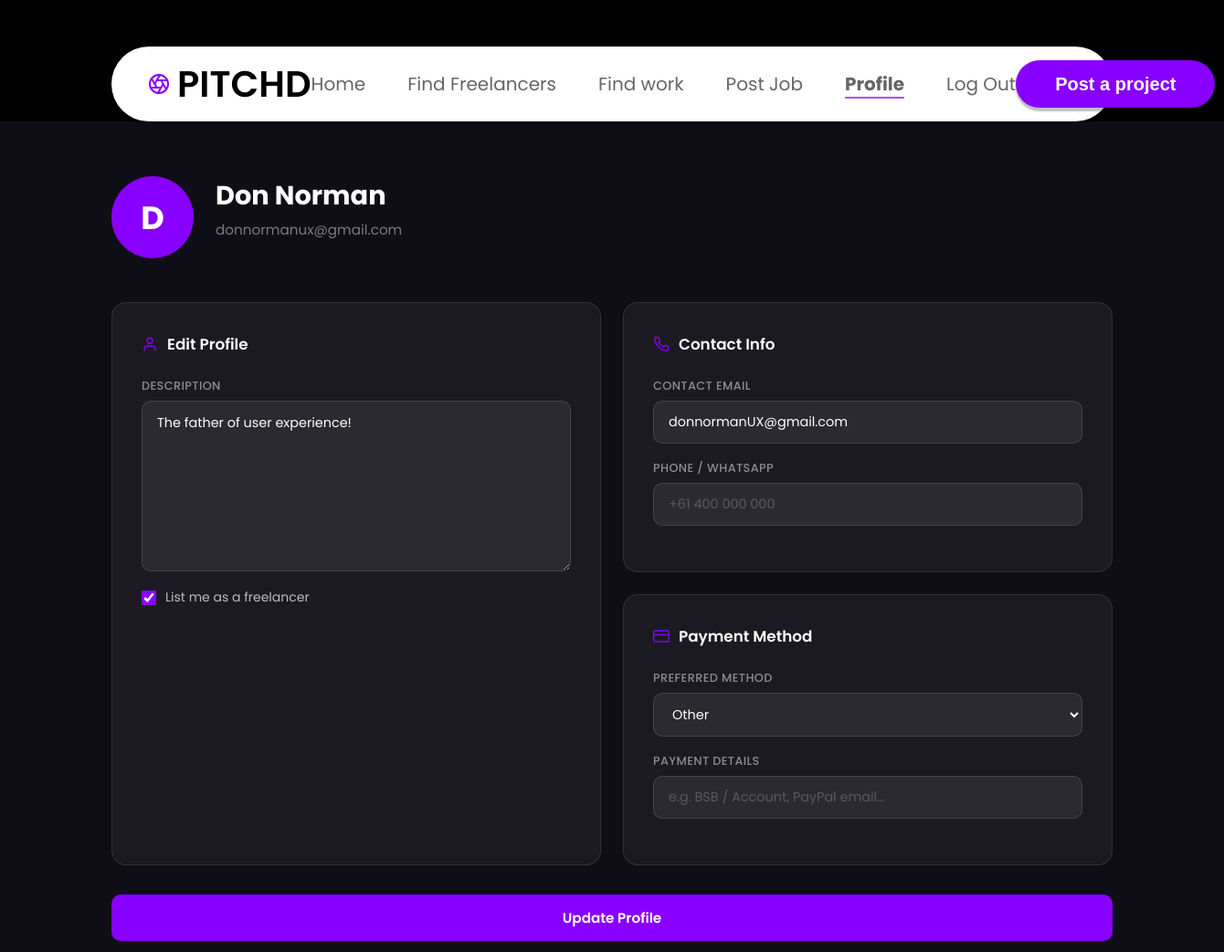
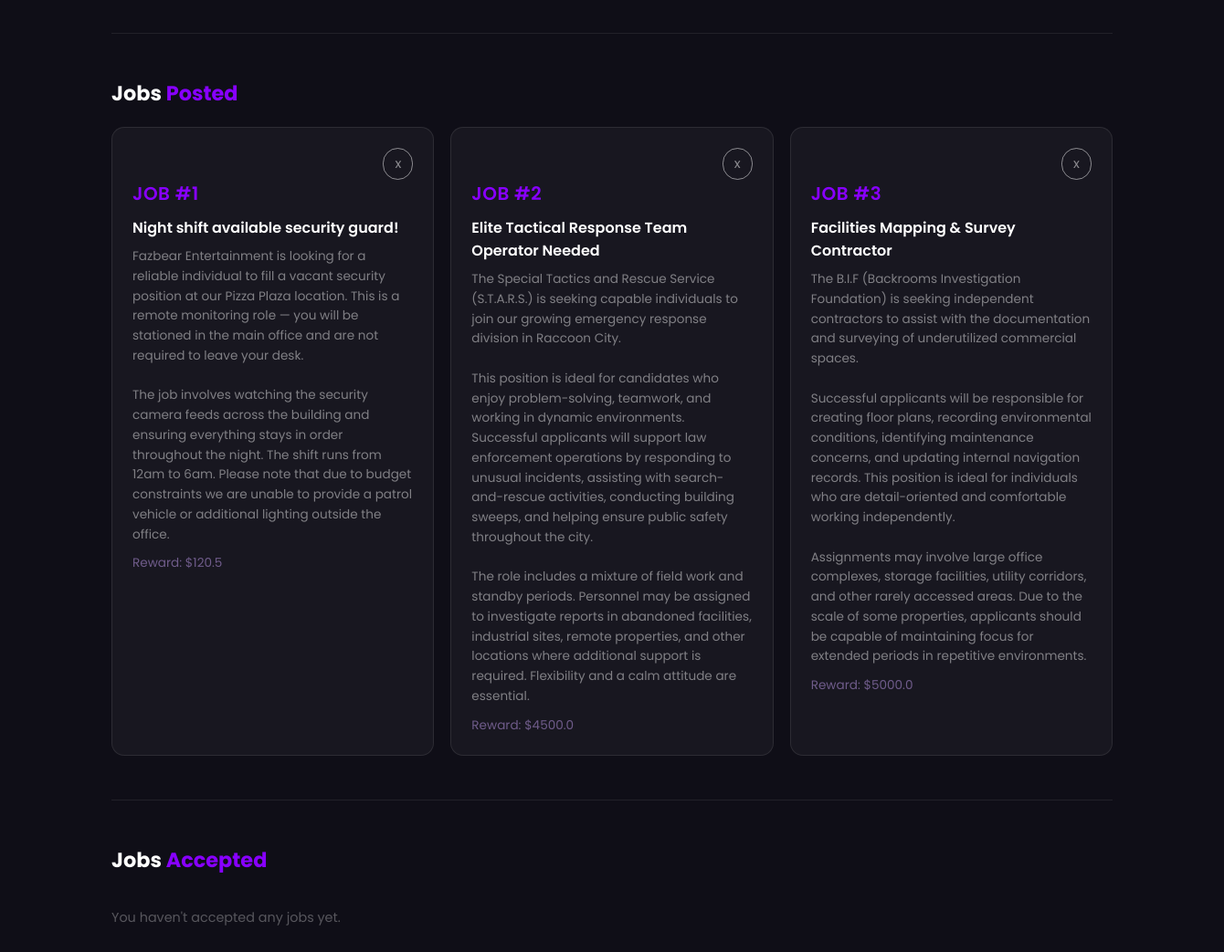
Before: /profile (signed in) with the older database file (2 pictures, top to bottom).
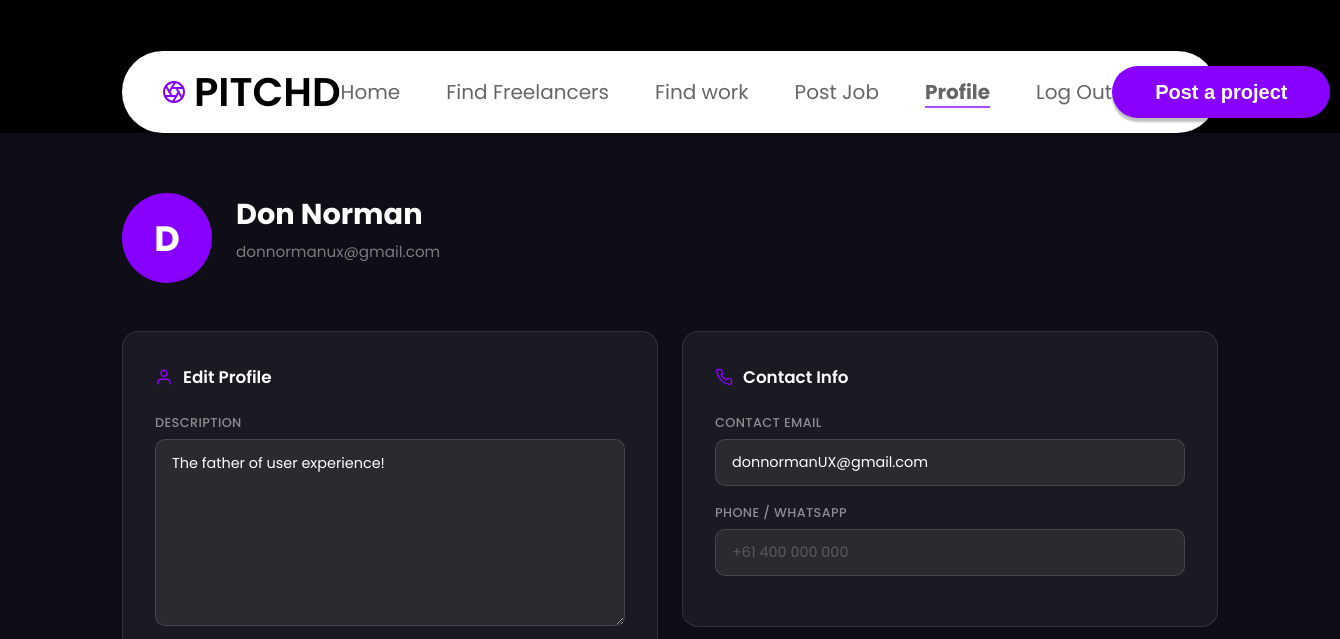
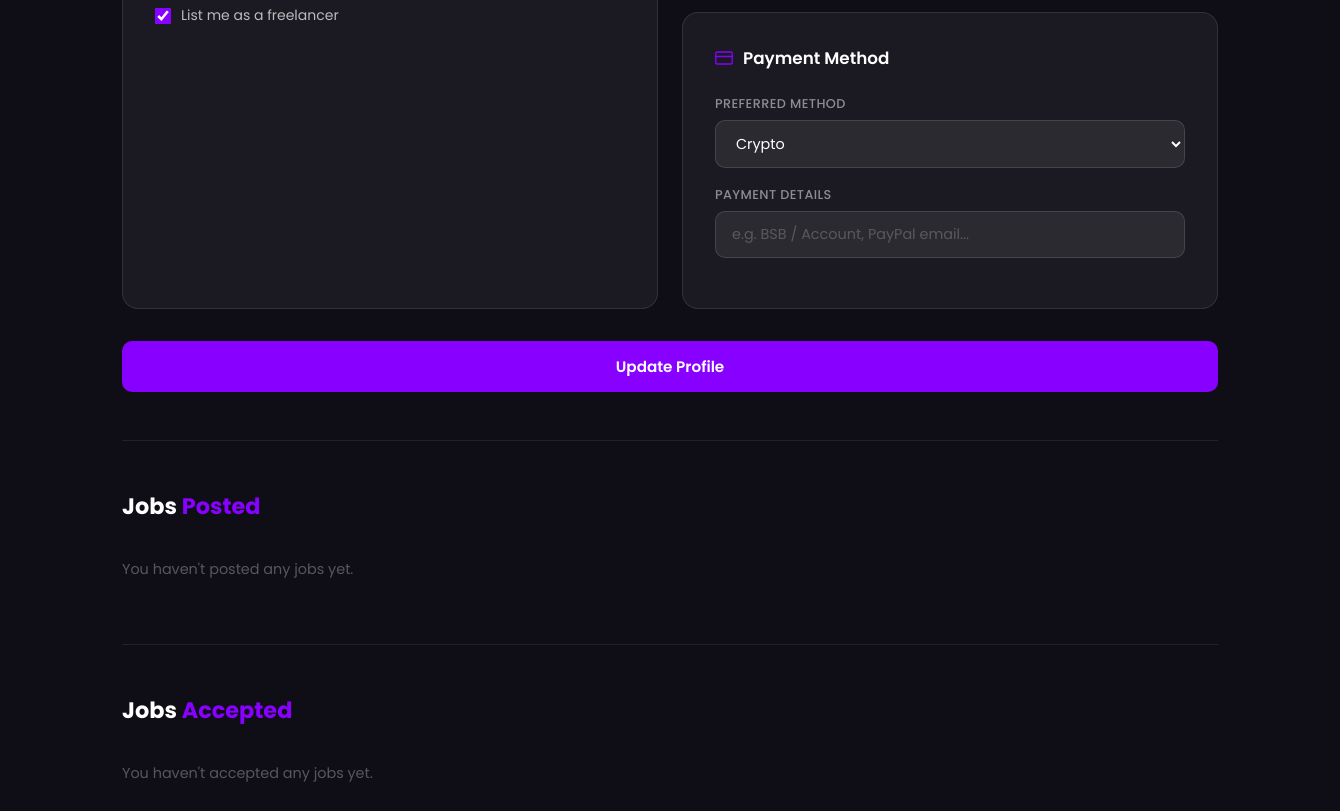
After: the same page with the newer database file (2 pictures, top to bottom).
### PITCHD/database.py (models this page shows)
class User(db.Model, UserMixin):
    id = db.Column(db.Integer, primary_key = True)
    username = db.Column(db.String(15), unique = True)
    email = db.Column(db.String(150), unique = True)
    firstname = db.Column(db.String(32))
    lastname = db.Column(db.String(32))
    description = db.Column(db.String(500))
    password = db.Column(db.String(150))
    date_of_birth = db.Column(db.Date)
    is_freelancer = db.Column(db.Boolean, default=False, nullable=False)
    contact_email = db.Column(db.String(150))
    contact_phone = db.Column(db.String(20))
    payment_method = db.Column(db.String(100))
    payment_details = db.Column(db.String(200))

class Task (db.Model):
    id = db.Column(db.Integer, primary_key = True)
    name = db.Column(db.String(32))
    reward = db.Column(db.Float)
    description = db.Column(db.String(1000))
    occupied = db.Column(db.Boolean, default=False, nullable=False)
    user_id = db.Column(db.Integer, db.ForeignKey('user.id'))
    worker_id = db.Column(db.Integer, db.ForeignKey('user.id'), nullable=True)

### PITCHD/page.py (the view, shortened to what this page needs)
@login_required
@page.route('/profile', methods=["GET", "POST"])
def profile():
    if request.method == "POST" and "task_id" in request.form:
        task_id = int(request.form["task_id"])
        Task.query.filter_by(id= int(task_id)).delete()
        db.session.commit()
        flash("Task deleted!", category="success")
        return redirect(url_for("page.profile"))
    tasks_accepted = Task.query.filter_by(worker_id = current_user.id)
    tasks_posted = Task.query.filter_by(user_id = current_user.id)
    return render_template('profile.html', user=current_user, tasks_accepted=tasks_accepted, tasks_posted=tasks_posted)

### PITCHD/__init__.py (called while the page is built)
def create_app():
    app = Flask(__name__)
    if not os.path.exists(app.instance_path):
        os.makedirs(app.instance_path)
    app.config['SECRET_KEY'] = 'lololol'
    app.config['SQLALCHEMY_DATABASE_URI'] ='sqlite:///' + os.path.join(app.instance_path, DB_name)
    db.init_app(app)
    from .page import page
    from .authentication import authentication
    app.register_blueprint(page, url_prefix = '/')
    app.register_blueprint(authentication, url_prefix = '/')
    from .database import User, Task
    create_database(app)
    login_manager = LoginManager()
    login_manager.login_view = "authentication.login"
    login_manager.init_app(app)
    @login_manager.user_loader
    def load_user(id):
        return User.query.get(int(id))
    return app

### PITCHD/templates/profile.html (shortened to what the changed rows need)
{% extends 'base.html' %}
{% block main %}
<div class="profile-page">
  <div class="profile-top">
    <div class="profile-avatar">{{ user.username[0].upper() }}</div>
    <div class="profile-info">
      <h1 class="profile-info__username">{{ user.username }}</h1>
      <p class="profile-info__email">{{ user.email }}</p>
    </div>
  </div>
  <form method="POST">
    <div class="profile-body">
      <div class="profile-card">
        <h2 class="profile-card__title">
          <svg width="18" height="18" viewBox="0 0 24 24" fill="none" stroke="#8800ff" stroke-width="1.8" stroke-linecap="round"><path d="M20 21v-2a4 4 0 0 0-4-4H8a4 4 0 0 0-4 4v2"/><circle cx="12" cy="7" r="4"/></svg>
          Edit Profile
        </h2>
        <div class="profile-field">
          <label for="description">Description</label>
          <textarea id="description" name="description" rows="7"
            placeholder="Tell people about yourself...">{{ user.description }}</textarea>
        </div>
      </div>
      <div class="profile-right">
        <div class="profile-card">
          <h2 class="profile-card__title">
            Contact Info
          </h2>
          <div class="profile-field">
            <label for="contact_email">Contact Email</label>
            <input type="email" id="contact_email" name="contact_email"
              placeholder="work@email.com"
              value="{{ user.contact_email or '' }}" />
          </div>
        </div>
        <div class="profile-card">
          <h2 class="profile-card__title">
            <svg width="18" height="18" viewBox="0 0 24 24" fill="none" stroke="#8800ff" stroke-width="1.8" stroke-linecap="round"><rect x="1" y="4" width="22" height="16" rx="2"/><line x1="1" y1="10" x2="23" y2="10"/></svg>
            Payment Method
          </h2>
          <div class="profile-field">
            <label for="payment_method">Preferred Method</label>
            <select id="payment_method" name="payment_method">
              <option value="Crypto"        {% if user.payment_method == 'Crypto'        %}selected{% endif %}>Crypto</option>
              <option value="Other"         {% if user.payment_method == 'Other'         %}selected{% endif %}>Other</option>
            </select>
          </div>
        </div>
      </div>
    </div>
  </form>
  <h2 class="tasks-section-title">Jobs <span>Posted</span></h2>
  <div class="tasks-grid">
    {% for task in tasks_posted %}
    <div class="task-card">
      <div class = "task_delete_wrap">
      <form method="POST" action="/profile" >
        <div class = "task_delete_wrap">
          <button class = "task_delete" type="submit" name="task_id" value="{{task.id}}"
           aria-label="Dismiss">x</button>
        </div>
        </form>
      </div>
      <p class="task-card__id">Job #{{ task.id }}</p>
      <p class="task-card__name">{{ task.name }}</p>
      <p class="task-card__desc">{{ task.description }}</p>
      <p class="task-card__reward">Reward: ${{ task.reward }}</p>
    </div>
    {% else %}
    <p class="tasks-empty">You haven't posted any jobs yet.</p>
    {% endfor %}
  </div>
  <h2 class="tasks-section-title">Jobs <span>Accepted</span></h2>
</div>
{% endblock %}

Changed rows visible on the page:
no longer on this page (row edited): Task: id "1", name "Night shift available security guard!", description "Fazbear Entertainment is looking for a reliable individual to fill a vacant security position at our Pizza Plaza location. This is a remote monitoring role — you will be stationed in the main office and are not required to leave your desk. The job involves watching the security camera feeds across the building and ensuring everything stays in order throughout the night. The shift runs from 12am to 6am. Please note that due to budget constraints we are unable to provide a patrol vehicle or additional lighting outside the office.", reward "120.5"
no longer on this page (row edited): Task: id "2", name "Elite Tactical Response Team Operator Needed", description "The Special Tactics and Rescue Service (S.T.A.R.S.) is seeking capable individuals to join our growing emergency response division in Raccoon City. This position is ideal for candidates who enjoy problem-solving, teamwork, and working in dynamic environments. Successful applicants will support law enforcement operations by responding to unusual incidents, assisting with search-and-rescue activities, conducting building sweeps, and helping ensure public safety throughout the city. The role includes a mixture of field work and standby periods. Personnel may be assigned to investigate reports in abandoned facilities, industrial sites, remote properties, and other locations where additional…", reward "4500.0"
no longer on this page (row edited): Task: id "3", name "Facilities Mapping & Survey Contractor", description "The B.I.F (Backrooms Investigation Foundation) is seeking independent contractors to assist with the documentation and surveying of underutilized commercial spaces. Successful applicants will be responsible for creating floor plans, recording environmental conditions, identifying maintenance concerns, and updating internal navigation records. This position is ideal for individuals who are detail-oriented and comfortable working independently. Assignments may involve large office complexes, storage facilities, utility corridors, and other rarely accessed areas. Due to the scale of some properties, applicants should be capable of maintaining focus for extended periods in repetitive…", reward "5000.0"
changed User "Don Norman": payment_method "Other" → "Crypto"
Other visible differences:
text now shown: "You haven't posted any jobs yet."
